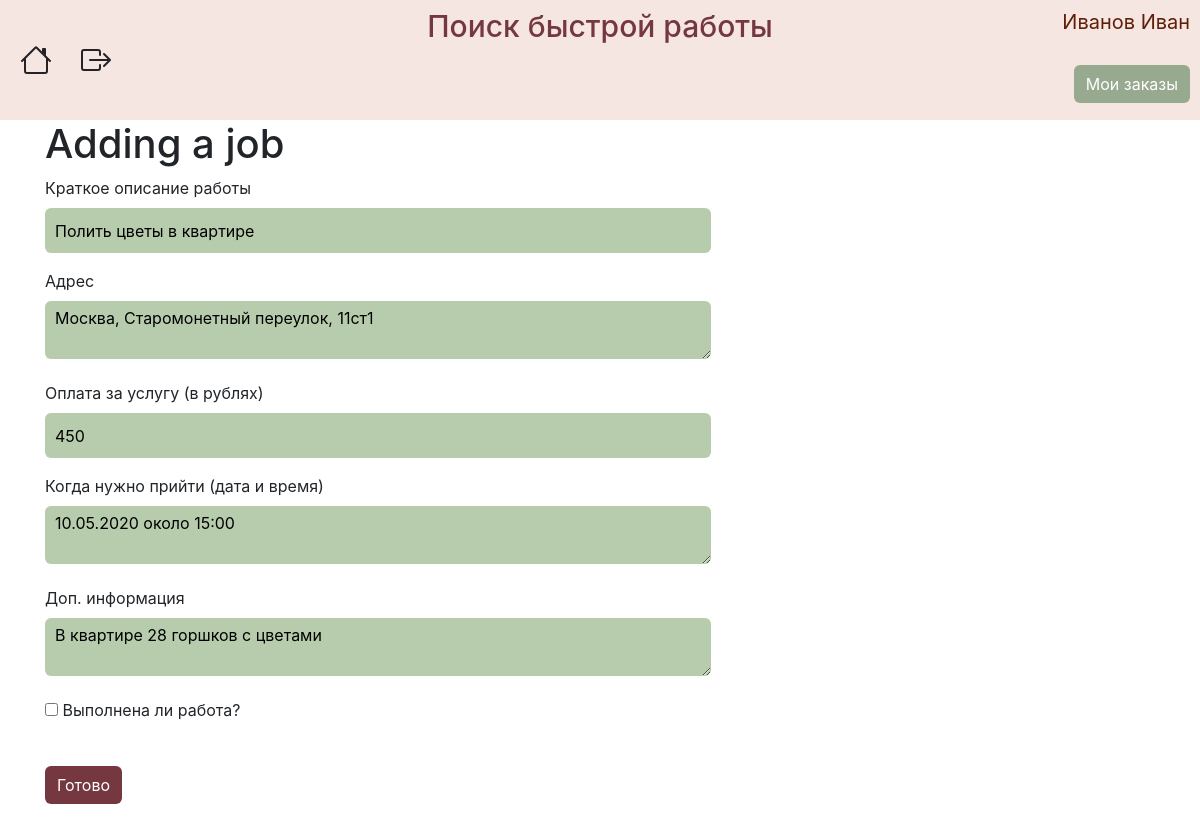
Screenshot of /addjob/3 (signed in) with the database file from the repository.
### data/users.py (models this page shows, shortened)
class User(SqlAlchemyBase, UserMixin):
    __tablename__ = 'users'
    id = sqlalchemy.Column(sqlalchemy.Integer, primary_key=True, autoincrement=True)
    surname = sqlalchemy.Column(sqlalchemy.String, nullable=True)
    name = sqlalchemy.Column(sqlalchemy.String, nullable=True)
    employment = sqlalchemy.Column(sqlalchemy.String, nullable=True)
    email = sqlalchemy.Column(sqlalchemy.String, index=True, unique=True, nullable=True)
    hashed_password = sqlalchemy.Column(sqlalchemy.String, nullable=True)
    info = sqlalchemy.Column(sqlalchemy.String, nullable=True)
    vk_id = sqlalchemy.Column(sqlalchemy.String, nullable=True)
    job = orm.relation("Jobs", back_populates='user')

### data/jobs.py (models this page shows)
class Jobs(SqlAlchemyBase):
    __tablename__ = 'jobs'
    id = sqlalchemy.Column(sqlalchemy.Integer,
                           primary_key=True, autoincrement=True)
    employer = sqlalchemy.Column(sqlalchemy.Integer, sqlalchemy.ForeignKey("users.id"))
    description = sqlalchemy.Column(sqlalchemy.String)
    salary = sqlalchemy.Column(sqlalchemy.Integer)
    address = sqlalchemy.Column(sqlalchemy.String)
    info = sqlalchemy.Column(sqlalchemy.String, nullable=True)
    date = sqlalchemy.Column(sqlalchemy.String)
    coords = sqlalchemy.Column(sqlalchemy.String)
    is_finished = sqlalchemy.Column(sqlalchemy.Boolean, default=False)
    employee = sqlalchemy.Column(sqlalchemy.Integer, default=0)
    user = orm.relation('User')

### data/jobs_api.py (the view, shortened to what this page needs)
@blueprint.route('/addjob/<int:job_id>', methods=['GET', 'POST'])
@login_required
def edit_job(job_id):
    form = JobsForm()
    session = db_session.create_session()
    job = session.query(Jobs).filter(Jobs.id == job_id, Jobs.employer == current_user.id).first()
    if request.method == "GET":
        if job:
            form.description.data = job.description
            form.address.data = job.address
            form.salary.data = job.salary
            form.date.data = job.date
            form.info.data = job.info
            form.is_finished.data = job.is_finished
        else:
            abort(404)
    return render_template('edit_job.html', title='Редактирование работы', form=form)

### data/db_session.py (called while the page is built)
def create_session() -> Session:
    global __factory
    return __factory()

### main.py (called while the page is built)
def main():
    db_session.global_init("db/jobs.db")
    @login_manager.user_loader
    def load_user(user_id):
        session = db_session.create_session()
        return session.query(User).get(user_id)
    app.register_blueprint(jobs_api.blueprint)
    app.register_blueprint(user_api.blueprint)
    @app.errorhandler(404)
    def not_found(error):
        return make_response(jsonify({'error': 'Not found'}), 404)
    app.run()

### templates/edit_job.html (shortened to what this page needs)
{% extends "base.html" %}
{% block content %}
<h1>Adding a job</h1>
<form action="" method="post">
    <p>
        {{ form.description.label }}<br>
        {{ form.description(class="edit-job-form") }}<br>
    </p>
    <p>
        {{ form.address.label }}<br>
        {{ form.address(class="edit-job-form") }}<br>
    </p>
    <p>
        {{ form.salary.label }}<br>
        {{ form.salary(class="edit-job-form") }}<br>
    </p>
    <p>
        {{ form.date.label }}<br>
        {{ form.date(class="edit-job-form") }}<br>
    </p>
    <p>
        {{ form.info.label }}<br>
        {{ form.info(class="edit-job-form") }}<br>
    </p>
    <p>{{ form.is_finished() }} {{ form.is_finished.label }}</p>
    <p>{{ form.submit(type="submit", class="edit-job-ready-btn") }}</p>
</form>
{% endblock %}

### templates/base.html (shortened to what this page needs)
<!doctype html>
<html lang="en">
<head>
    <link rel="stylesheet" type="text/css" href="/static/css/style.css"/>
    <link rel="stylesheet"
          href="https://stackpath.bootstrapcdn.com/bootstrap/4.4.1/css/bootstrap.min.css"
>
</head>
<body>
<div class="menu">
    <nav class="navbar">
        <a class="home" href="/">
        </a>
        {% if current_user.is_authenticated %}
        <a class="exit" href="/logout">
        </a>
        {% if current_user.is_authenticated and current_user.employment == 'Работодатель' %}
        <div class="my_orders">
            <a href="/myjobs">Мои заказы</a>
        </div>
        {% endif %}
        {% else %}
        <p>
        <div class="register"><a href="/register">Зарегистрироваться</a></div>
        <div class="login"><a href="/login">Войти</a></div>
        </p>
        {% endif %}
        <h2 class="title">
            Поиск быстрой работы
        </h2>
        <p class="username">{{ current_user.surname }} {{ current_user.name }}</p>
    </nav>
</div>
<main role="main" class="container">
    {% block content %}{% endblock %}
</main>
</body>
</html>

### static/css/style.css (style rules this page uses)
.menu { background: #f5e6e1; height: 120px; }
.home { position: absolute; left: 20px; margin-top: 60px; color: #242225; }
.exit { position: absolute; left: 80px; margin-top: 60px; color: #242225; }
.my_orders a { position: absolute; right: 10px; margin-top: 35px; background-color: #97a98f; color: #fff; border-radius: 6px; padding: 7px 12px 7px 12px; }
.username { position: absolute; font-size: 20px; right: 10px; color: #5f1e08; }
.title { font-size: 30px; margin-left: auto; margin-right: auto; color: #753840; }
form { width: 60%; }
.edit-job-form { width: 100%; border: none; border-radius: 6px; min-height: 45px; padding: 5px 5px 5px 10px; background-color: #b7ccad; }
.edit-job-ready-btn { background-color: #753840; border: none; color: #fff; border-radius: 6px; padding: 7px 12px 7px 12px; margin-top: 20px; }

### rows the page displays
User: surname "Иванов", name "Иван"
Jobs: description "Полить цветы в квартире", address "Москва, Старомонетный переулок, 11ст1", salary "450", date "10.05.2020 около 15:00", info "В квартире 28 горшков с цветами"
